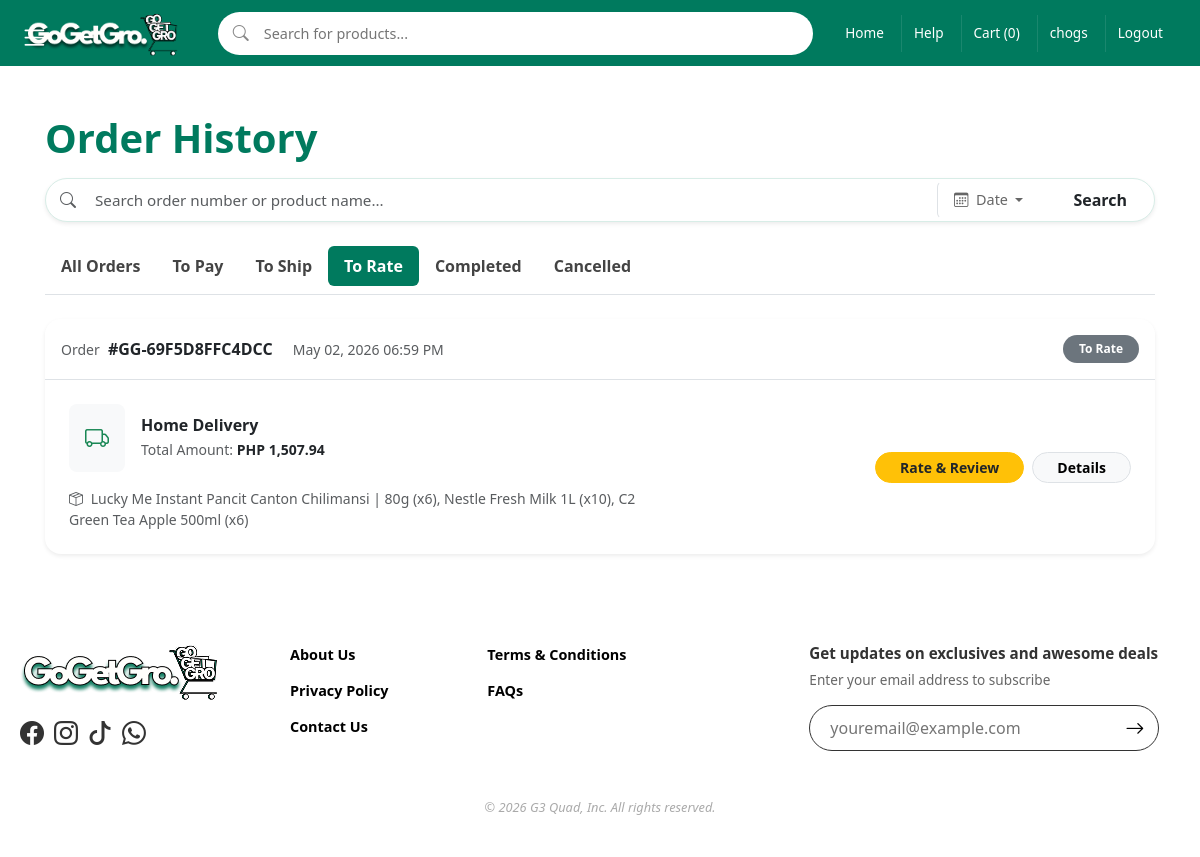
/orderhistory.php?tab=to-rate (signed in), run on the app's committed database.
### tables this page shows
CREATE TABLE `orders` (
  `id` int(10) UNSIGNED NOT NULL,
  `user_id` int(11) NOT NULL,
  `order_number` varchar(30) NOT NULL,
  `status` varchar(30) NOT NULL DEFAULT 'To Pay',
  `fulfillment_type` varchar(40) NOT NULL DEFAULT 'Regular Delivery',
  `delivery_type` varchar(20) NOT NULL DEFAULT 'regular',
  `delivery_address_id` int(10) UNSIGNED DEFAULT NULL,
  `subtotal` decimal(10,2) NOT NULL DEFAULT 0.00,
  `delivery_fee` decimal(10,2) NOT NULL DEFAULT 0.00,
  `discount_amount` decimal(10,2) NOT NULL DEFAULT 0.00,
  `total_amount` decimal(10,2) NOT NULL DEFAULT 0.00,
  `created_at` datetime NOT NULL DEFAULT current_timestamp(),
  `updated_at` datetime NOT NULL DEFAULT current_timestamp() ON UPDATE current_timestamp(),
  `rating` tinyint(1) DEFAULT NULL,
  `email_sent` tinyint(1) DEFAULT 0,
  `delivery_email_sent` tinyint(1) DEFAULT 0,
  `rating_email_sent` tinyint(1) DEFAULT 0
);

### includes/store.php (called while the page is built, shortened)
<?php
function current_user(): ?array
{
    return $_SESSION['user'] ?? null;
}
function money(float $amount): string
{
    return 'PHP ' . number_format($amount, 2);
}
function get_user_orders(int $userId): array
{
    global $db;
    $stmt = $db->prepare('SELECT id, order_number, status, fulfillment_type, total_amount, created_at FROM orders WHERE user_id = ? ORDER BY created_at DESC');
    $stmt->bind_param('i', $userId);
    $stmt->execute();
    return $stmt->get_result()->fetch_all(MYSQLI_ASSOC);
}
function get_order_items(mysqli $db, int $orderId): array
{
    $stmt = $db->prepare('SELECT id, product_id, product_name, quantity, unit_price FROM order_items WHERE order_id = ?');
    $stmt->bind_param('i', $orderId);
    $stmt->execute();
    return $stmt->get_result()->fetch_all(MYSQLI_ASSOC);
}
function get_orders(): array
{
    $user = current_user();
    return get_user_orders($user['id']);
}

### orderhistory.php (the view, shortened to what this page needs)
<?php
$statusTabs = [
    'all'        => null,
    'to-pay'     => 'To Pay',
    'to-ship'    => 'To Ship',
    'to-rate'    => 'To Rate',
    'completed'  => 'Completed',
    'cancelled'  => 'Cancelled',
];
$activeTab = $_GET['tab'] ?? 'all';
$searchQuery = trim($_GET['search'] ?? '');
$dateFilter  = trim($_GET['date'] ?? '');
$orders = get_orders();
if ($statusTabs[$activeTab] !== null) {
    $orders = array_values(array_filter($orders, fn($o) => ($o['status'] ?? '') === $statusTabs[$activeTab]));
}
function oh_status_class(string $s): string {
    return match($s) {
        'To Pay'      => 'bg-warning text-dark',
        'To Ship'     => 'bg-info text-dark',
        'To Rate'     => 'bg-secondary',
        'Delivered'   => 'bg-success',
        'Completed'   => 'bg-success',
        'Cancelled'   => 'bg-danger',
        default       => 'bg-secondary'
    };
}
require_once __DIR__ . '/includes/header.php';
?>
<main class="content-wrapper">
    <div class="container my-5">
        <div class="d-flex align-items-center justify-content-between mb-3">
            <h1 class="fw-bold mb-0" style="color: #007a5e;">Order History</h1>
        </div>
        <form method="GET" action="orderhistory.php" class="mb-4">
            <div class="input-group shadow-sm rounded-pill overflow-hidden" style="border: 1px solid #d8ede7; background: #fff; padding: 2px;">
                <span class="input-group-text bg-transparent border-0 pe-2 text-muted">
                    <i class="bi bi-search"></i>
                </span>
                <input type="text" name="search" class="form-control border-0 shadow-none bg-transparent" placeholder="Search order number or product name..." value="<?= htmlspecialchars($searchQuery) ?>" style="font-size:0.95rem;">
                <div class="dropdown">
                    <button class="btn btn-link text-muted text-decoration-none dropdown-toggle h-100 px-3 border-start" type="button" data-bs-toggle="dropdown" aria-expanded="false" style="font-size: 0.9rem; color: #666 !important;">
                        <i class="bi bi-calendar3 me-1"></i> <?= $dateFilter ?: 'Date' ?>
                    </button>
                </div>
                <button type="submit" class="btn btn-gogetgro px-4 fw-bold rounded-pill ms-2">Search</button>
            </div>
        </form>
        <ul class="nav nav-pills mb-4 overflow-auto flex-nowrap pb-2 border-bottom">
            <?php foreach ($statusTabs as $slug => $label): ?>
                <li class="nav-item">
                    <a class="nav-link <?= $activeTab === $slug ? 'active' : '' ?> fw-semibold"
                       href="orderhistory.php?tab=<?= $slug ?>"
                       style="<?= $activeTab === $slug ? 'background-color:#007a5e;' : 'color:#444;' ?>">
                        <?= $label ?? 'All Orders' ?>
                    </a>
                </li>
            <?php endforeach; ?>
        </ul>
        <?php if (empty($orders)): ?>
            <div class="text-center py-5 bg-white rounded-4 shadow-sm">
                <i class="bi bi-bag-x" style="font-size: 4rem; color: #dee2e6;"></i>
                <p class="mt-3 text-muted">No orders found in this category.</p>
                <a href="index.php" class="btn btn-primary mt-2" style="background:#007a5e; border:none; border-radius:50px; padding:10px 25px;">Start Shopping</a>
            </div>
        <?php else: ?>
            <div class="row g-4" id="orders-container">
                <?php foreach ($orders as $index => $order): ?>
                    <div class="col-12 order-card" style="<?= $index >= 5 ? 'display: none;' : '' ?>">
                        <div class="card border-0 shadow-sm rounded-4 overflow-hidden">
                            <div class="card-header bg-white py-3 border-bottom d-flex justify-content-between align-items-center">
                                <div>
                                    <span class="text-muted small">Order</span>
                                    <span class="fw-bold ms-1">#<?= htmlspecialchars($order['order_number']) ?></span>
                                    <span class="text-muted small ms-3"><?= date('M d, Y h:i A', strtotime($order['created_at'])) ?></span>
                                </div>
                                <span class="badge rounded-pill <?= oh_status_class($order['status']) ?> px-3 py-2">
                                    <?= htmlspecialchars($order['status']) ?>
                                </span>
                            </div>
                            <div class="card-body p-4">
                                <div class="row align-items-center">
                                    <div class="col-md-7">
                                        <div class="d-flex align-items-center mb-3">
                                            <div class="bg-light p-3 rounded-3 me-3">
                                                <i class="bi <?= $order['fulfillment_type'] === 'pickup' ? 'bi-shop' : 'bi-truck' ?> text-success" style="font-size: 1.5rem;"></i>
                                            </div>
                                            <div>
                                                <h6 class="mb-1 fw-bold"><?= $order['fulfillment_type'] === 'pickup' ? 'Store Pickup' : 'Home Delivery' ?></h6>
                                                <p class="text-muted small mb-0">Total Amount: <span class="fw-bold text-dark"><?= money((float)$order['total_amount']) ?></span></p>
                                            </div>
                                        </div>
                                        <?php
                                            $items = get_order_items($db, $order['id']);
                                            $itemNames = array_map(fn($i) => htmlspecialchars($i['product_name']) . ' (x' . $i['quantity'] . ')', $items);
                                        ?>
                                        <div class="text-muted small">
                                            <i class="bi bi-box-seam me-1"></i>
                                            <?= implode(', ', array_slice($itemNames, 0, 3)) ?><?= count($itemNames) > 3 ? '...' : '' ?>
                                        </div>
                                    </div>
                                    <div class="col-md-5 text-md-end mt-4 mt-md-0">
                                        <div class="d-flex flex-wrap gap-2 justify-content-md-end">
                                                                                         <?php if ($order['status'] === 'To Rate'): ?>
                                                <form method="POST" onsubmit="return confirmRate(event)">
                                                    <button type="submit" class="btn btn-warning btn-sm rounded-pill px-4 fw-bold text-dark">Rate & Review</button>
                                                </form>
                                             <?php endif; ?>
                                            <button class="btn btn-light btn-sm rounded-pill px-4 border fw-semibold" type="button"
                                                    data-bs-toggle="collapse" data-bs-target="#details-<?= $order['id'] ?>">
                                                Details
                                            </button>
                                        </div>
                                    </div>
                                </div>
                            </div>
                        </div>
                    </div>
                <?php endforeach; ?>
            </div>
        <?php endif; ?>
    </div>
</main>
<?php require_once __DIR__ . '/includes/footer.php'; ?>

### stylesheet1.css (style rules this page uses)
:root { --primary-green: #007a5e; --accent-teal: #00cc99; --bg-light: #ffffff; --white: #ffffff; --card-shadow: 0 4px 8px rgba(0, 0, 0, 0.1); --card-hover-shadow: 0 12px 20px rgba(0, 0, 0, 0.15); }
* { margin: 0; padding: 0; box-sizing: border-box; font-family: 'Segoe UI', Tahoma, Geneva, Verdana, sans-serif; }
.content-wrapper { max-width: 1180px; margin: 0 auto; padding: 0 15px; width: 100%; flex: 1; }
body { background-color: var(--bg-light); color: #333; display: flex; flex-direction: column; min-height: 100vh; }
.container { max-width: 1200px; margin: 40px auto; padding: 0 20px; }

### orderhistory.php (style rules this page uses)
.nav-pills .nav-link.active { background-color: #007a5e !important; }
.card { transition: transform 0.2s; }

### data on the page
orders: order_number "GG-69F5D8FFC4DCC", created_at "May 02, 2026 06:59 PM", status "To Rate", fulfillment_type "Home Delivery", total_amount "PHP 1,507.94", itemNames "Lucky Me Instant Pancit Canton Chilimansi | 80g (x6), Nestle Fresh Milk 1L (x10), C2 Green Tea Apple 500ml (x6)"

### other printed values
cart_items_count() "0"
$user['username'] "chogs"
$dateFilter ?: 'Date' "Date"
$label "All Orders"
$label "To Pay"
$label "To Ship"
$label "To Rate"
$label "Completed"
$label "Cancelled"
